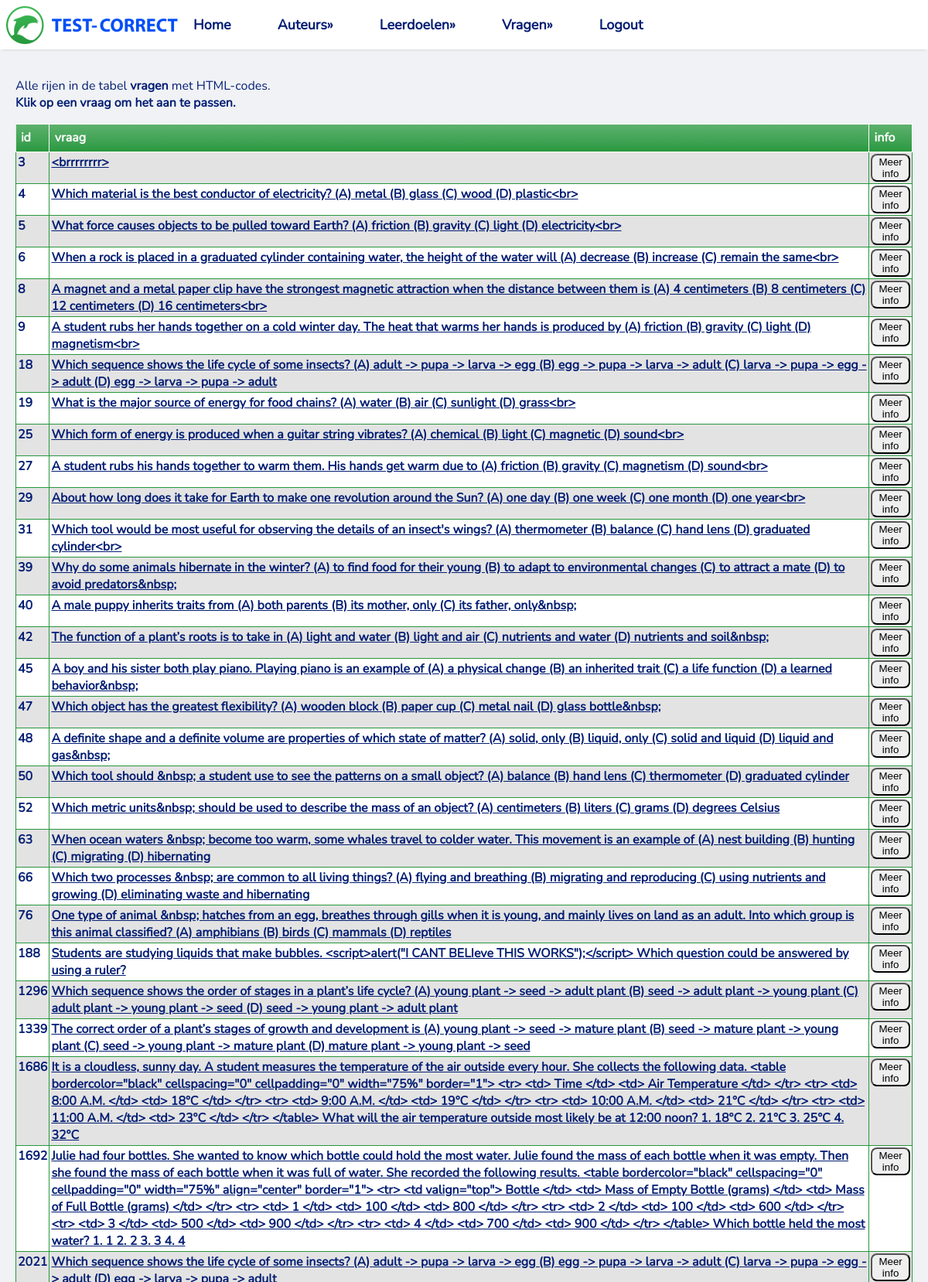
Page /allHTML_error (upper part) on the committed database.
### tables this page shows
CREATE TABLE `vragen` (
  `id` integer NOT NULL
,  `leerdoel` integer DEFAULT NULL
,  `vraag` text NOT NULL
,  `auteur` integer DEFAULT NULL
);

### app.py (the view)
@app.route("/allHTML_error")
def get_allhtml_error():
    tables = dbm.get_table_list()
    rows, column_names = dbm.get_allhtmlcodes()
    return render_template("ALLHTML_errors.html", rows=rows, columns=column_names, table_list=tables)

### lib/tablemodel.py (called while the page is built)
    def get_table_list(self):
        cursor = sqlite3.connect(self.database_file).cursor()
        cursor.execute("SELECT name FROM sqlite_master WHERE type='table'")
        tables = [table[0] for table in cursor.fetchall()]
        return tables

    def get_allhtmlcodes(self):
        cursor = sqlite3.connect(self.database_file).cursor()
        cursor.execute("SELECT id,vraag FROM vragen WHERE vraag LIKE '%&%' "
                       "OR vraag LIKE '%<%' OR vraag LIKE '%>%' OR vraag LIKE '%nbsp%';")
        allhtml_error_header = [column_name[0] for column_name in cursor.description]
        all_error_content = cursor.fetchall()
        return all_error_content, allhtml_error_header

### templates/ALLHTML_errors.html (shortened to what this page needs)
<!DOCTYPE html>
<html lang="en">
<head>
    <link rel="stylesheet" href="/static/basic.css" type="text/css">
</head>
<body>
{% include "Navbar.html" %}
<main>
    <p>Alle rijen in de tabel <b>vragen</b> met HTML-codes.
    <br/>
        <b>Klik op een vraag om het aan te passen.</b>
    </p>
<div>
    <table>
        <thead>
        <tr>
            {% for column in columns %}
            <th>{{ column }}</th>
            {% endfor %}
        <th>
            info
        </th>
        </tr>
        </thead>
        <tbody>
        {% for row in rows %}
        <tr class="active-row">
            {% for field in row %}
                {% if loop.index == 2 %}
            <td><a class="table_item" href="/update_web/{{ row[0] }}">{{ field }}</a></td>
                {% else %}
                    <td>{{ field }}</td>
                {% endif %}
            {% endfor %}
        <td>
            <a href="https://www.test-correct.nl/?vraag={{ row[0] }}" target="_blank"><button>Meer info</button></a>
        </td>
        </tr>
        {% endfor %}
        </tbody>
    </table>
</div>
</main>
</body>
</html>

### static/basic.css (style rules this page uses)
* { box-sizing: border-box }
:root { --sans: 1em/1.6 system-ui, -apple-system, BlinkMacSystemFont, Segoe UI, Roboto, Oxygen, Ubuntu, Cantarell, Droid Sans, Helvetica Neue, Fira Sans, sans-serif; --mono: SFMono-Regular, Consolas, 'Liberation Mono', Menlo, Courier, 'Courier New', monospace; --font-nunito: url("../static/fonts/Nunito-Regular.ttf"); --c1: #ffffff; --c2: #f0f2f5; --c3: #f0f2f5; --c4: #041f74; --c5:#000; --c6: #000000; --m1: 8px; --rc: 8px; }
html { -ms-text-size-adjust: 100%; -webkit-text-size-adjust: 100%; }
body { margin: 100px 0 0; font-family: 'Nunito', serif; font-weight: 400; font-style: normal; text-rendering: optimizeLegibility; -webkit-font-smoothing: antialiased; background-color: var(--c3); color: var(--c4); }
table { border: 0px solid #27973D;background-color: #e3e3e3;width: 100% ;text-align: left; }
table td, table.purpleHorizon th { border: 1px solid #27973d;padding: 2px 2px; }
table tbody td { font-size: 16px;font-weight: bold;color: #041f74; }
table tr:nth-child(even) { background: #ffffff; }
table thead { background: #27973D;background: -moz-linear-gradient(top, #5db16d 0%, #3ca150 66%, #27973D 100%); background: -webkit-linear-gradient(top, #5db16d 0%, #3ca150 66%, #27973D 100%); background: linear-gradient(to bottom, #5db16d 0%, #3ca150 66%, #27973D 100%);border-bottom: 0px solid #270096; }
table thead th { font-size: 16px;font-weight: bold;color: #FFFFFF;text-align: left;border-left: 0px solid #041f74; }
table thead th:first-child { border-left: none; }
table { border-collapse: collapse; border-spacing: 0; margin:1em 0 }
th, td { text-align: left; vertical-align: top; border: 1px solid; padding: 0.4em }
thead,tfoot { background: var(--c2) }
pre,code,input,select,textarea,button,img { border-radius: var(--rc) }
main,footer { margin: 0; width: auto; text-align: left; align-items: left; padding: 0 20px; }
a.table_item:link, a.table_item:visited { color: var(--c4) }

### rows in the picture
vragen: row "3", vraag "<brrrrrrrr>"
vragen: row "4", vraag "Which material is the best conductor of electricity? (A) metal (B) glass (C) wood (D) plastic<br>"
vragen: row "5", vraag "What force causes objects to be pulled toward Earth? (A) friction (B) gravity (C) light (D) electricity<br>"
vragen: row "6", vraag "When a rock is placed in a graduated cylinder containing water, the height of the water will (A) decrease (B) increase (C) remain the same<br>"
vragen: row "8", vraag "A magnet and a metal paper clip have the strongest magnetic attraction when the distance between them is (A) 4 centimeters (B) 8 centimeters (C) 12 centimeters (D) 16 centimeters<br>"
vragen: row "9", vraag "A student rubs her hands together on a cold winter day. The heat that warms her hands is produced by (A) friction (B) gravity (C) light (D) magnetism<br>"
vragen: row "18", vraag "Which sequence shows the life cycle of some insects? (A) adult -> pupa -> larva -> egg (B) egg -> pupa -> larva -> adult (C) larva -> pupa -> egg -> adult (D) egg -> larva -> pupa -> adult"
vragen: row "19", vraag "What is the major source of energy for food chains? (A) water (B) air (C) sunlight (D) grass<br>"
vragen: row "25", vraag "Which form of energy is produced when a guitar string vibrates? (A) chemical (B) light (C) magnetic (D) sound<br>"
vragen: row "27", vraag "A student rubs his hands together to warm them. His hands get warm due to (A) friction (B) gravity (C) magnetism (D) sound<br>"
vragen: row "29", vraag "About how long does it take for Earth to make one revolution around the Sun? (A) one day (B) one week (C) one month (D) one year<br>"
vragen: row "31", vraag "Which tool would be most useful for observing the details of an insect's wings? (A) thermometer (B) balance (C) hand lens (D) graduated cylinder<br>"
vragen: row "39", vraag "Why do some animals hibernate in the winter? (A) to find food for their young (B) to adapt to environmental changes (C) to attract a mate (D) to avoid predators&nbsp;"
vragen: row "40", vraag "A male puppy inherits traits from (A) both parents (B) its mother, only (C) its father, only&nbsp;"
vragen: row "42", vraag "The function of a plant’s roots is to take in (A) light and water (B) light and air (C) nutrients and water (D) nutrients and soil&nbsp;"
vragen: row "45", vraag "A boy and his sister both play piano. Playing piano is an example of (A) a physical change (B) an inherited trait (C) a life function (D) a learned behavior&nbsp;"
vragen: row "47", vraag "Which object has the greatest flexibility? (A) wooden block (B) paper cup (C) metal nail (D) glass bottle&nbsp;"
vragen: row "48", vraag "A definite shape and a definite volume are properties of which state of matter? (A) solid, only (B) liquid, only (C) solid and liquid (D) liquid and gas&nbsp;"
vragen: row "50", vraag "Which tool should &nbsp; a student use to see the patterns on a small object? (A) balance (B) hand lens (C) thermometer (D) graduated cylinder"
vragen: row "52", vraag "Which metric units&nbsp; should be used to describe the mass of an object? (A) centimeters (B) liters (C) grams (D) degrees Celsius"
vragen: row "63", vraag "When ocean waters &nbsp; become too warm, some whales travel to colder water. This movement is an example of (A) nest building (B) hunting (C) migrating (D) hibernating"
vragen: row "66", vraag "Which two processes &nbsp; are common to all living things? (A) flying and breathing (B) migrating and reproducing (C) using nutrients and growing (D) eliminating waste and hibernating"
vragen: row "76", vraag "One type of animal &nbsp; hatches from an egg, breathes through gills when it is young, and mainly lives on land as an adult. Into which group is this animal classified? (A) amphibians (B) birds (C) mammals (D) reptiles"
vragen: row "188", vraag "Students are studying liquids that make bubbles. <script>alert(\"I CANT BELIeve THIS WORKS\");</script> Which question could be answered by using a ruler?"
vragen: id "1296", vraag "Which sequence shows the order of stages in a plant’s life cycle? (A) young plant -> seed -> adult plant (B) seed -> adult plant -> young plant (C) adult plant -> young plant -> seed (D) seed -> young plant -> adult plant"
vragen: id "1339", vraag "The correct order of a plant’s stages of growth and development is (A) young plant -> seed -> mature plant (B) seed -> mature plant -> young plant (C) seed -> young plant -> mature plant (D) mature plant -> young plant -> seed"
vragen: id "1686", vraag "It is a cloudless, sunny day. A student measures the temperature of the air outside every hour. She collects the following data. <table bordercolor=\"black\" cellspacing=\"0\" cellpadding=\"0\" width=\"75%\" border=\"1\"> <tr> <td> Time </td> <td> Air Temperature </td> </tr> <tr> <td> 8:00 A.M. </td> <td> 18°C </td> </tr> <tr> <td> 9:00 A.M. </td> <td> 19°C </td> </tr> <tr> <td> 10:00 A.M. </td> <td> 21°C </td> </tr> <tr> <td> 11:00 A.M. </td> <td> 23°C </td> </tr> </table> What will the air temperature outside most likely be at 12:00 noon? 1. 18°C 2. 21°C 3. 25°C 4. 32°C"
vragen: id "1692", vraag "Julie had four bottles. She wanted to know which bottle could hold the most water. Julie found the mass of each bottle when it was empty. Then she found the mass of each bottle when it was full of water. She recorded the following results. <table bordercolor=\"black\" cellspacing=\"0\" cellpadding=\"0\" width=\"75%\" align=\"center\" border=\"1\"> <tr> <td valign=\"top\"> Bottle </td> <td> Mass of Empty Bottle (grams) </td> <td> Mass of Full Bottle (grams) </td> </tr> <tr> <td> 1 </td> <td> 100 </td> <td> 800 </td> </tr> <tr> <td> 2 </td> <td> 100 </td> <td> 600 </td> </tr> <tr> <td> 3 </td> <td> 500 </td> <td> 900 </td> </tr> <tr> <td> 4 </td> <td> 700 </td> <td> 900 </td> </tr> </table> Which bottle…"
vragen: id "2021"

### other values in the picture
{{ column }} "id" "vraag"
